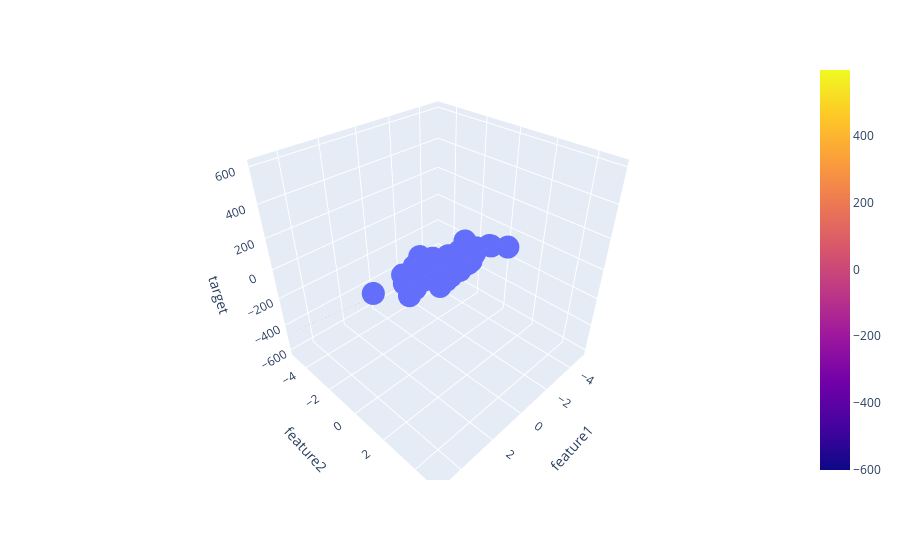

Notebook code cell kept with this figure:
### Code cell
fig = px.scatter_3d(df,x='feature1',y='feature2',z='target')

fig.add_trace(go.Surface(x= x,y=y,z=z))

fig.show()
